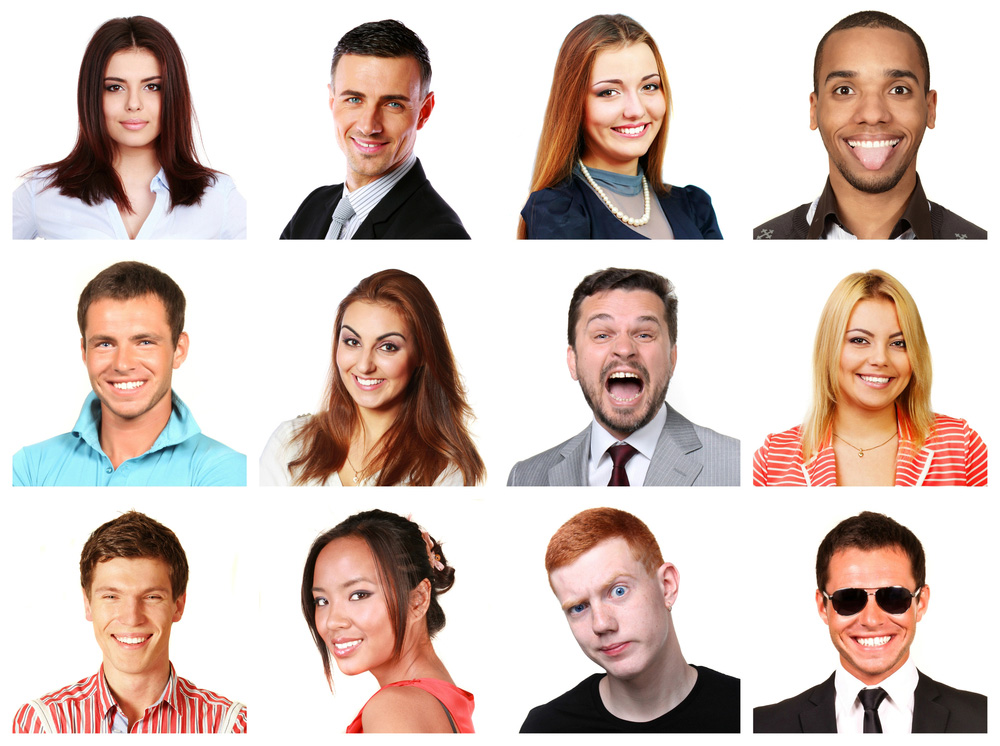
#> input picture data/images/test1.jpg, 1000 x 746 px; its folder holds only this picture in this run
$ python 'Face Detection.py'
#> lines starting #> are read from the running program, lines starting #| are printed output that depends on the picture; after the words box and inside, x2 and y2 are one past the last pixel; in counts of white or black regions, pixels touching at a corner belong together

# coding: utf-8

# # Face Detection System

# ### Importing required Libraries

# In[45]:


import cv2
import numpy as np
from matplotlib import pyplot as plt
import glob
# get_ipython().magic(u'matplotlib inline')


# ### Read all jpg files in folder

# In[25]:


images_directory = 'data/images'
images_path_list = []
for file in glob.glob(images_directory + '/*.jpg'):
    images_path_list.append(file)
print ('Number of images found = ' + str(len(images_path_list)))


# ### Reading images

# In[31]:


def read_image (path):
#> called with path = 'data/images/test1.jpg'
    image = cv2.imread(path,cv2.IMREAD_COLOR)
#> image is the input picture: shape (746, 1000, 3); mean B, G, R 188.4, 195.1, 212.1
    image_copy = image.copy()
    image = cv2.cvtColor(image, cv2.COLOR_BGR2GRAY) # Convert image to grayscale
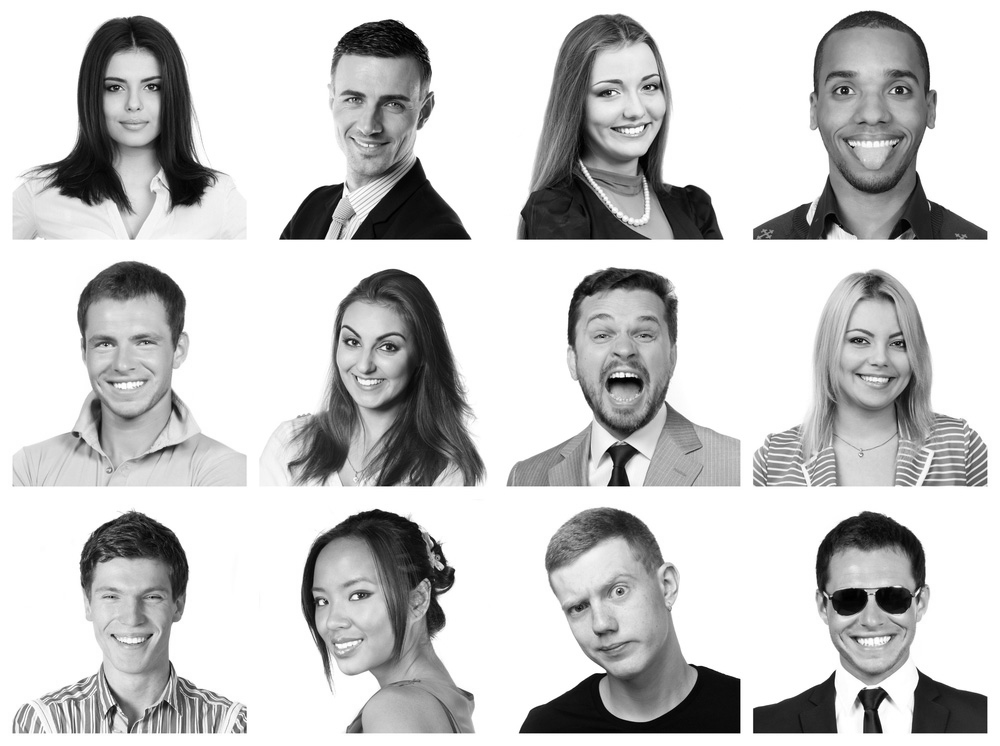
#> image: shape (746, 1000); min 0, max 255, mean 199.5
    return image


# ### Load face and eyes Cascade Classifier

# In[35]:


facecascade = cv2.CascadeClassifier('data/haarcascade_frontalface_default.xml')
eye_cascade = cv2.CascadeClassifier('data/haarcascade_eye.xml')


# In[43]:


def face_detection(image):
    faces = facecascade.detectMultiScale(image, scaleFactor=1.2, minNeighbors=5)
#> faces = [[94, 59, 79, 79], [323, 308, 93, 93], [810, 38, 128, 128], [316, 57, 113, 113], [568, 288, 113, 113], [71, 301, 105, 105], [828, 302, 101, 101], [78, 555, 108, 108], [292, 553, 113, 113], [573, 46, 113, 113], [808, 550, 128, 128], [534, 545, 135, 135]]
    return faces


# In[46]:


for image_path in images_path_list:
    print (image_path)
    image = read_image (image_path)
    faces = face_detection(image)

    print("Total number of Faces found",len(faces))
#| Total number of Faces found 12

    for (x, y, w, h) in faces:
        face_detect = cv2.rectangle(image, (x, y), (x+w, y+h), (255, 0, 255), 2)
        roi_gray = image[y:y+h, x:x+w]
        roi_color = image[y:y+h, x:x+w]
        plt.imshow(face_detect)
        eyes = eye_cascade.detectMultiScale(roi_gray)
        for (ex,ey,ew,eh) in eyes:
            eye_detect = cv2.rectangle(roi_color,(ex,ey),(ex+ew,ey+eh),(255,0,255),2)
            plt.imshow(eye_detect)
#> this loop made 12 passes
#> (x, y, w, h, eyes) on passes 1, 2, 3, 4, 5, 6, 7, 9, 10: (94, 59, 79, 79, [[45, 17, 23, 23], [9, 18, 23, 23]]), (323, 308, 93, 93, [[14, 21, 25, 25], [52, 25, 26, 26]]), (810, 38, 128, 128, [[14, 33, 37, 37], [71, 34, 35, 35]]), (316, 57, 113, 113, [[26, 31, 24, 24], [68, 36, 23, 23], [13, 19, 47, 47]]), (568, 288, 113, 113, [[23, 38, 22, 22], [61, 32, 29, 29]]), (71, 301, 105, 105, [[18, 28, 30, 30]]), (828, 302, 101, 101, [[16, 26, 26, 26], [57, 29, 26, 26]]), (292, 553, 113, 113, [[51, 26, 31, 31], [20, 38, 22, 22]]), (573, 46, 113, 113, [[63, 28, 26, 26], [20, 33, 26, 26], [35, 72, 24, 24]])
#> pass 1, `roi_gray = image[y:y+h, x:x+w]`:
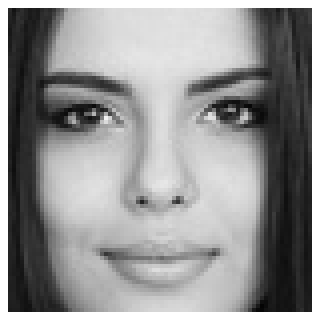
#> roi_gray: shape (79, 79) (shown 4 times larger); min 4, max 255, mean 146.3
#> pass 2, `face_detect = cv2.rectangle(image, (x, y), (x+w, y+h), (255, 0, 255), 2)`:
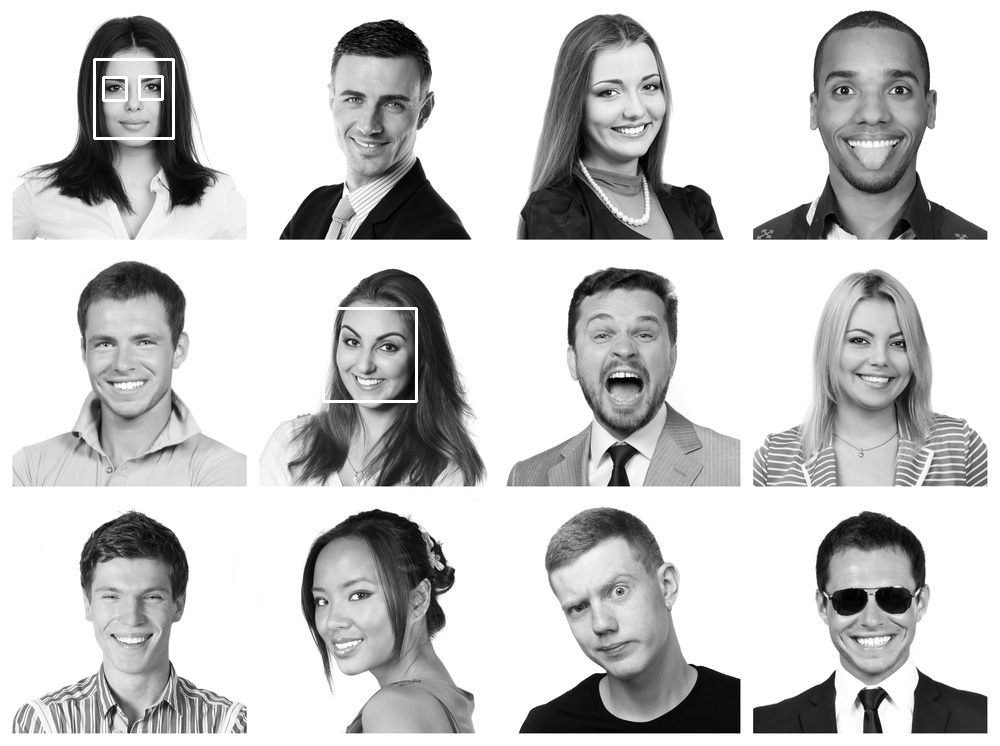
#> face_detect: shape (746, 1000); min 0, max 255, mean 199.9
#> pass 2, `roi_gray = image[y:y+h, x:x+w]`:
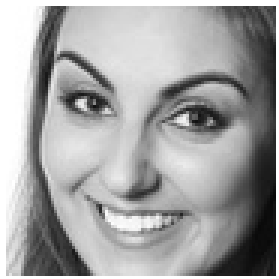
#> roi_gray: shape (93, 93) (shown 3 times larger); min 9, max 255, mean 163.2
#> after the loop:
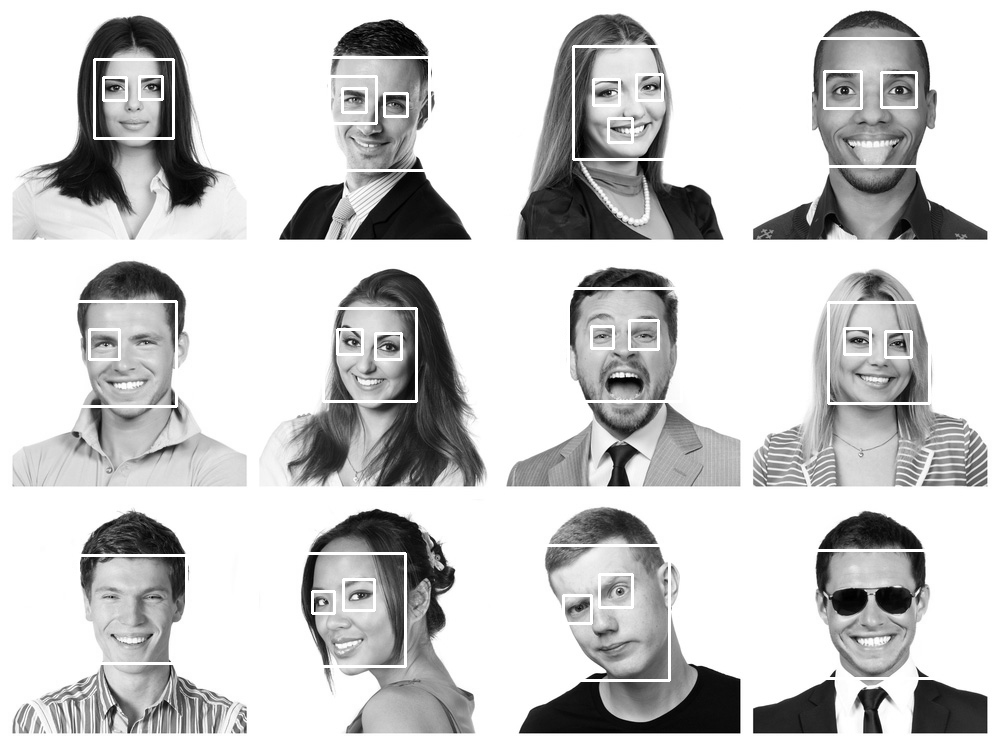
#> image: shape (746, 1000); 2.35% of pixels changed, all inside (x1, y1, x2, y2) = (72, 37, 940, 682)
#> after the loop:
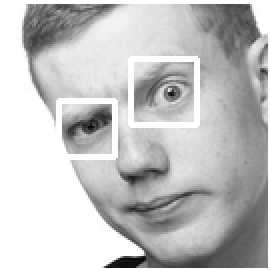
#> roi_color: shape (135, 135) (shown 2 times larger); min 3, max 255, mean 193.9
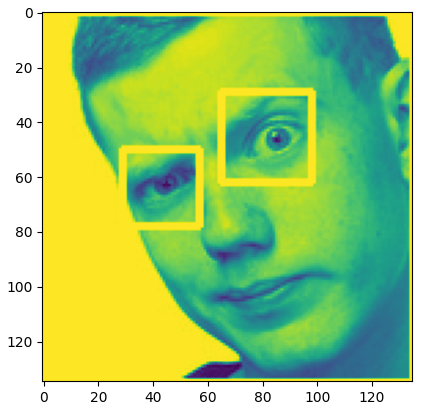
#> figure drawn by matplotlib, 1 panel

$ run again, on data/images/test3.jpg
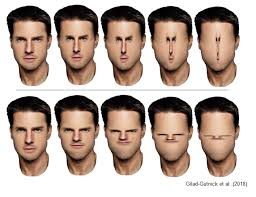
#> input picture data/images/test3.jpg, 256 x 197 px
#> in read_image, image is the input picture: shape (197, 256, 3); mean B, G, R 160.3, 170.4, 187.8
#> in face_detection, `faces = facecascade.detectMultiScale(image, scaleFactor=1.2, minNeighb..`: faces = [[100, 19, 50, 50], [52, 18, 50, 50], [5, 20, 51, 51], [147, 21, 48, 48], [194, 21, 46, 46], [52, 111, 50, 50], [4, 110, 51, 51], [100, 112, 48, 48]]
#| Total number of Faces found 8
#> the loop `for (x, y, w, h) in faces:` made 8 passes
#> after the loop `for (x, y, w, h) in faces:`:
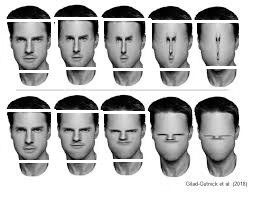
#> image: shape (197, 256); min 0, max 255, mean 181.9
#> `plt.imshow(eye_detect)`:
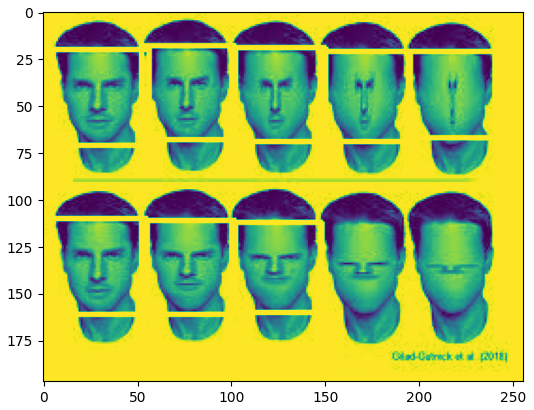
#> figure drawn by matplotlib, 1 panel

$ run again, on data/images/test7.jpg
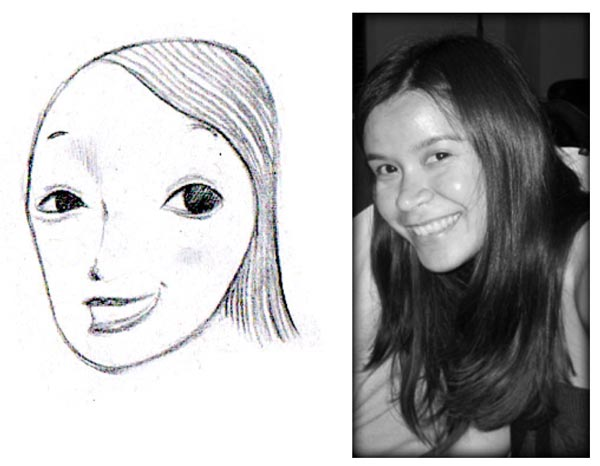
#> input picture data/images/test7.jpg, 600 x 466 px
#> in read_image, image is the input picture: shape (466, 600, 3); mean B, G, R 179.1, 178.5, 178.7
#> in face_detection, `faces = facecascade.detectMultiScale(image, scaleFactor=1.2, minNeighb..`: faces = [[345, 98, 156, 156]]
#| Total number of Faces found 1
#> the loop `for (x, y, w, h) in faces:` made 1 pass
#> (x, y, w, h, eyes) on pass 1: (345, 98, 156, 156, [[73, 39, 40, 40], [28, 57, 33, 33]])
#> pass 1, `roi_gray = image[y:y+h, x:x+w]`:
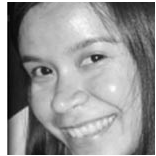
#> roi_gray: shape (156, 156); min 0, max 255, mean 152.2
#> `plt.imshow(eye_detect)`:
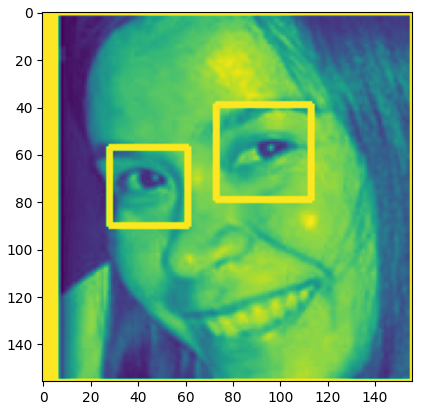
#> figure drawn by matplotlib, 1 panel
